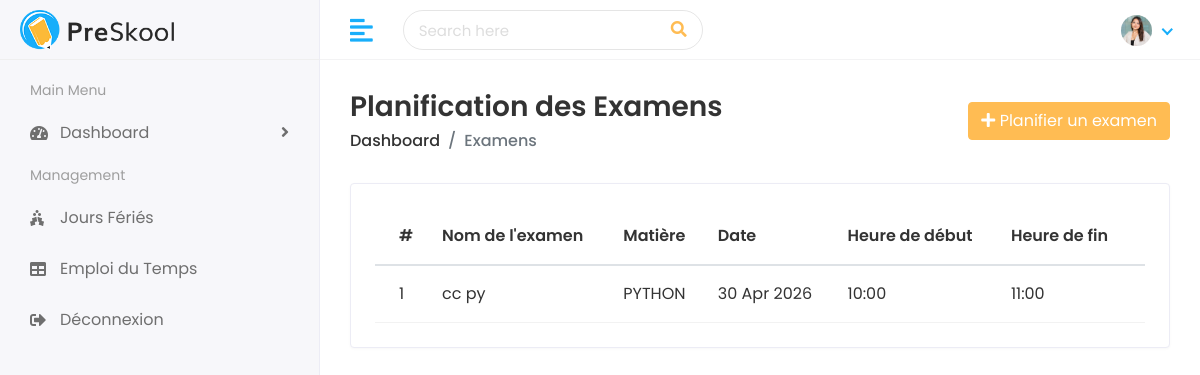
The app's page /exams/ with its own data.
### faculty/models.py (models this page shows, shortened)
class Exam(models.Model):
    exam_name = models.CharField(max_length=100, verbose_name="Nom de l'examen (ex: Contrôle Continu 1)")
    subject = models.ForeignKey(Subject, on_delete=models.CASCADE, verbose_name="Matière")
    exam_date = models.DateField(verbose_name="Date de l'examen")
    start_time = models.TimeField(verbose_name="Heure de début")
    end_time = models.TimeField(verbose_name="Heure de fin")

class Subject(models.Model):
    name = models.CharField(max_length=100, verbose_name="Nom de la matière")
    code = models.CharField(max_length=20, unique=True, verbose_name="Code")
    description = models.TextField(blank=True, null=True, verbose_name="Description")
    department = models.ForeignKey(
        Department,
        on_delete=models.SET_NULL,
        null=True,
        blank=True,
        related_name='subjects',
        verbose_name="Département"
    )
    teacher = models.ForeignKey(
        Teacher,
        on_delete=models.SET_NULL,
        null=True,
        blank=True,
        related_name='subjects',
        verbose_name="Enseignant"
    )

### faculty/views.py (the view)
# urls.py: path('exams/', views.exam_list, name='exam_list'),
def exam_list(request):
    exams = Exam.objects.select_related('subject').all()
    return render(request, 'exams/exam_list.html', {'exams': exams})

### templates/exams/exam_list.html (shortened to what this page needs)
{% extends 'Home/base.html' %}
{% load static %}
{% block body %}
<div class="page-wrapper">
  <div class="content container-fluid">
    <div class="page-header">
      <div class="row align-items-center">
        <div class="col">
          <h3 class="page-title">Planification des Examens</h3>
          <ul class="breadcrumb">
            <li class="breadcrumb-item"><a href="/dashboard/">Dashboard</a></li>
            <li class="breadcrumb-item active">Examens</li>
          </ul>
        </div>
        <div class="col-auto text-right float-right ml-auto">
          <a href="{% url 'add_exam' %}" class="btn btn-primary">
            <i class="fas fa-plus"></i> Planifier un examen
          </a>
        </div>
      </div>
    </div>
    <div class="row">
      <div class="col-sm-12">
        <div class="card card-table">
          <div class="card-body">
            <div class="table-responsive">
              <table class="table table-hover table-center mb-0 datatable">
                <thead>
                  <tr>
                    <th>#</th>
                    <th>Nom de l'examen</th>
                    <th>Matière</th>
                    <th>Date</th>
                    <th>Heure de début</th>
                    <th>Heure de fin</th>
                  </tr>
                </thead>
                <tbody>
                  {% for exam in exams %}
                  <tr>
                    <td>{{ forloop.counter }}</td>
                    <td>{{ exam.exam_name }}</td>
                    <td>{{ exam.subject.name }}</td>
                    <td>{{ exam.exam_date|date:"d M Y" }}</td>
                    <td>{{ exam.start_time|time:"H:i" }}</td>
                    <td>{{ exam.end_time|time:"H:i" }}</td>
                  </tr>
                  {% empty %}
                  <tr><td colspan="6" class="text-center">Aucun examen planifié.</td></tr>
                  {% endfor %}
                </tbody>
              </table>
            </div>
          </div>
        </div>
      </div>
    </div>
  </div>
</div>
{% endblock %}

### static/assets/css/style.css (style rules this page uses)
html { height: 100%; }
body { background-color: #fff; color: #333; font-family: 'Poppins', sans-serif; font-size: 1rem; height: 100%; line-height: 1.5; overflow-x: hidden; }
h1, h2, h3, h4, h5, h6 { font-family: 'Poppins', sans-serif; margin-top: 0; }
a { color: #009ce7; }
input, button, a { transition: all 0.4s ease; -moz-transition: all 0.4s ease; -o-transition: all 0.4s ease; -ms-transition: all 0.4s ease; -webkit-transition: all 0.4s ease; }
ul, ol { padding: 0px; list-style: none; }
.table { color: #333; max-width: 100%; margin-bottom: 0; width: 100%; }
.table thead tr th { font-weight: 600; }
.table tbody tr { border-bottom: 1px solid rgba(0, 0, 0, 0.05); }
.table.table-center td, .table.table-center th { vertical-align: middle; }
.card-table .card-body .table > thead > tr > th { border-top: 0; }
.card-table .card-body .table tr td:first-child, .card-table .card-body .table tr th:first-child { padding-left: 1.5rem; }
.card-table .card-body .table tr td:last-child, .card-table .card-body .table tr th:last-child { padding-right: 1.5rem; }
.card-table .table td, .card-table .table th { border-top: 1px solid #e2e5e8; padding: 1rem 0.75rem; white-space: nowrap; }
.btn-primary { background-color: #FFBC53; border: 1px solid #FFBC53; }
.card { border: 1px solid #ececf5; box-shadow: 0 1px 3px 0 rgba(0, 0, 0, 0.03); margin-bottom: 1.875rem; }
.card-body { padding: 1.5rem; }
.page-wrapper { margin-left: 320px; padding-top: 60px; position: relative; transition: all 0.4s ease; }
.page-wrapper > .content { padding: 1.875rem 1.875rem 0; }
.page-header { margin-bottom: 1.875rem; }
.page-header .breadcrumb { background-color: transparent; color: #6c757d; font-size: 1rem; font-weight: 500; margin-bottom: 0; padding: 0; }
.page-header .breadcrumb a { color: #333; }
.page-title { font-size: 28px; font-weight: 600; color: #333; margin-bottom: 5px; }

### records on screen
Exam: exam_name "cc py", subject.name "PYTHON", exam_date "30 Apr 2026", start_time "10:00", end_time "11:00"
